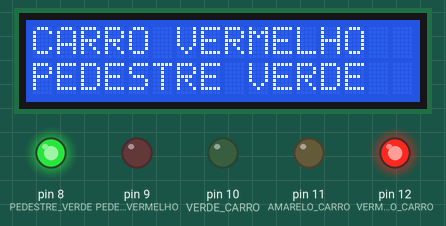
The sketch below on a simulated Arduino Uno, built with avr-gcc and run on an emulated ATmega328P. Parts: 16×2 character LCD, output pins drawn as LEDs (lit = HIGH).

Above: at 0.1 s.
At 6.2 s:
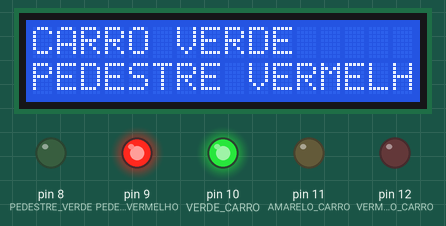
At 17.2 s:
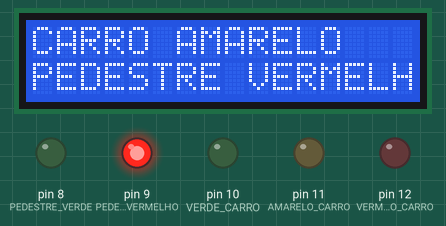
At 23.2 s:
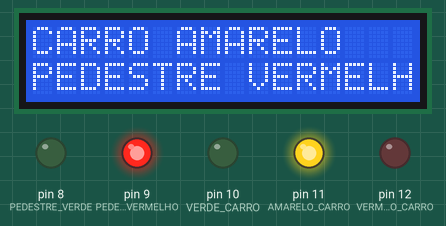
Timing chart, 0 to 127.0 s (numbered marks = the images above):
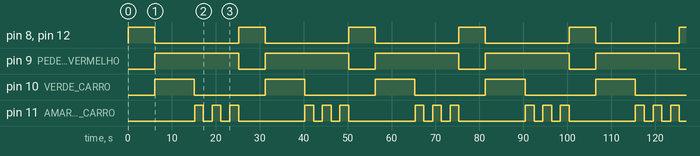

Measured:
- by itself, pin 8 (PEDESTRE_VERDE), pin 12 (VERMELHO_CARRO): alternates HIGH for 6.0 s and LOW for 19.1 s
- by itself, pin 9 (PEDESTRE_VERMELHO): alternates HIGH for 19.1 s and LOW for 6.0 s
- by itself, pin 10 (VERDE_CARRO): alternates HIGH for 9.0 s and LOW for 16.1 s
- by itself, pin 11 (AMARELO_CARRO): repeats every 25.1 s: 2 × (LOW 2.0 s, HIGH 2.0 s), LOW 15.1 s, HIGH 2.0 s
- what the display in image 1 shows lasts 9.1 s, from 6.1 s to 15.2 s

The sketch:

SEMAFORO_LCD_V2.ino
```cpp
// INCLUSÃO DE BIBLIOTECAS
#include <Wire.h>
#include <LiquidCrystal_I2C.h>

// DEFINIÇÕES
#define endereco  0x3F // Endereços comuns: 0x27, 0x3F
#define colunas   16
#define linhas    2

// INSTANCIANDO OBJETOS
LiquidCrystal_I2C lcd(endereco, colunas, linhas);

void setup() {
  pinMode(8, OUTPUT); // PEDESTRE VERDE
  pinMode(9, OUTPUT); // PEDESTRE VERMELHO
  pinMode(10, OUTPUT); // VERDE CARRO
  pinMode(11, OUTPUT);  // AMARELO CARRO
  pinMode(12, OUTPUT);  // VERMELHO CARRO
  lcd.init(); // INICIA A COMUNICAÇÃO COM O DISPLAY
  lcd.backlight(); // LIGA A ILUMINAÇÃO DO DISPLAY
  lcd.clear(); // LIMPA O DISPLAY

}

void loop()
{
    digitalWrite(8, HIGH);
    digitalWrite(12, HIGH);
    lcd.setCursor(0,0);
    lcd.print("CARRO VERMELHO");
    lcd.setCursor(0,1);
    lcd.print("PEDESTRE VERDE");
    delay(6000);
  	lcd.clear(); // LIMPA O DISPLAY
    digitalWrite(8, LOW);
    digitalWrite(12, LOW);
    digitalWrite(10, HIGH);
    digitalWrite(9, HIGH);
  	lcd.setCursor(0,0);
    lcd.print("CARRO VERDE");
  	lcd.setCursor(0,1);
    lcd.print("PEDESTRE VERMELHO");
    delay(9000);
  	lcd.clear();
    digitalWrite(10, LOW);
  	lcd.setCursor(0,0);
    lcd.print("CARRO AMARELO");
  	lcd.setCursor(0,1);
    lcd.print("PEDESTRE VERMELHO");
    digitalWrite(11, HIGH);
    delay(2000);
    digitalWrite(11, LOW);
    delay(2000);
    digitalWrite(11, HIGH);
    delay(2000);
    digitalWrite(11, LOW);
    delay(2000);
    digitalWrite(11, HIGH);
    delay(2000);
  	lcd.clear();
    digitalWrite(11, LOW);
  	digitalWrite(9, LOW);

}
```
